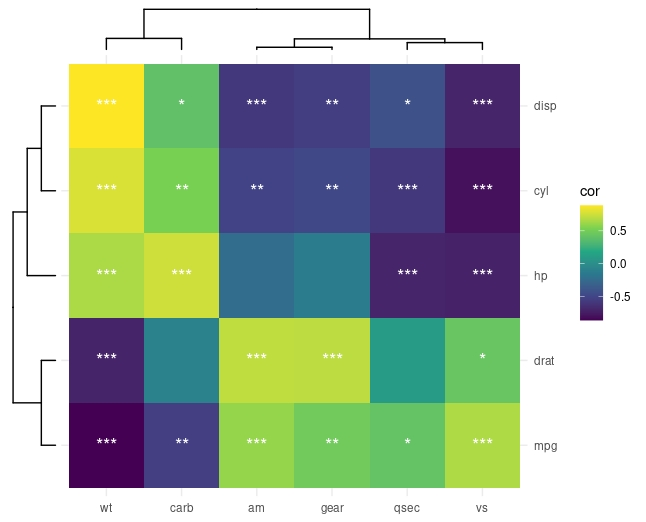

This chart was generated by the following R code:
library("ggplot2")
library("dplyr")
library("reshape")
library("psych")
library("ggtree")
library("aplot")
table1 <- mtcars[,1:5] %>% as.matrix()
table2 <- mtcars[,6:11] %>% as.matrix()
#psych包的corr.test()计算相关性系数与P值,adjust = "fdr"进行多重矫正
pp <- corr.test(table1,table2,method="pearson",adjust = "fdr")
#抽提出相关性系数与P值
cor <- pp$r 
pvalue <- pp$p
#根据P值用循环将P值做成*
display <- pvalue
l1 <- nrow(display);l2 <- ncol(display)
for(i in 1:l1){
  for(k in 1:l2){
    a <- as.numeric(display[i,k])
    if(a <= 0.001){
      a <- "***"
    }
    if( 0.001 < a && a <= 0.01){
      a <- "**"
    }
    if(0.01 < a && a < 0.05){
      a <- "*"
    }
    if(a >= 0.05){
      a <- ""
    }
    display[i,k] <- a
  }
}
#对数据进行格式转换适用于ggplot2绘图
heatmap <- melt(cor)
heatmap[,4] <- melt(pvalue)[,3]
heatmap[,5] <- melt(display)[,3]
names(heatmap) <- c("sample","gene","cor","pvalue","display")
#导出数据
write.table (heatmap,file ="heatmap.xls", sep ="\t", row.names = F)  
#根据相关性系数矩阵，用ggtree绘制行聚类与列聚类树
phr <- hclust(dist(cor)) %>% ggtree(layout="rectangular", branch.length="none")
phc <- hclust(dist(t(cor))) %>% ggtree() + layout_dendrogram()
#ggplot2绘制热图
pp <- ggplot(heatmap,aes(gene,sample,fill=cor)) + geom_tile()+
  theme_minimal()+scale_fill_viridis_c()+geom_text(aes(label=display),size=5,color="white")+
  scale_y_discrete(position="right")+xlab(NULL) + ylab(NULL)
#通过aplot包将聚类树与热图拼接
pp %>% insert_left(phr, width=.1) %>%
  insert_top(phc, height=.1)
